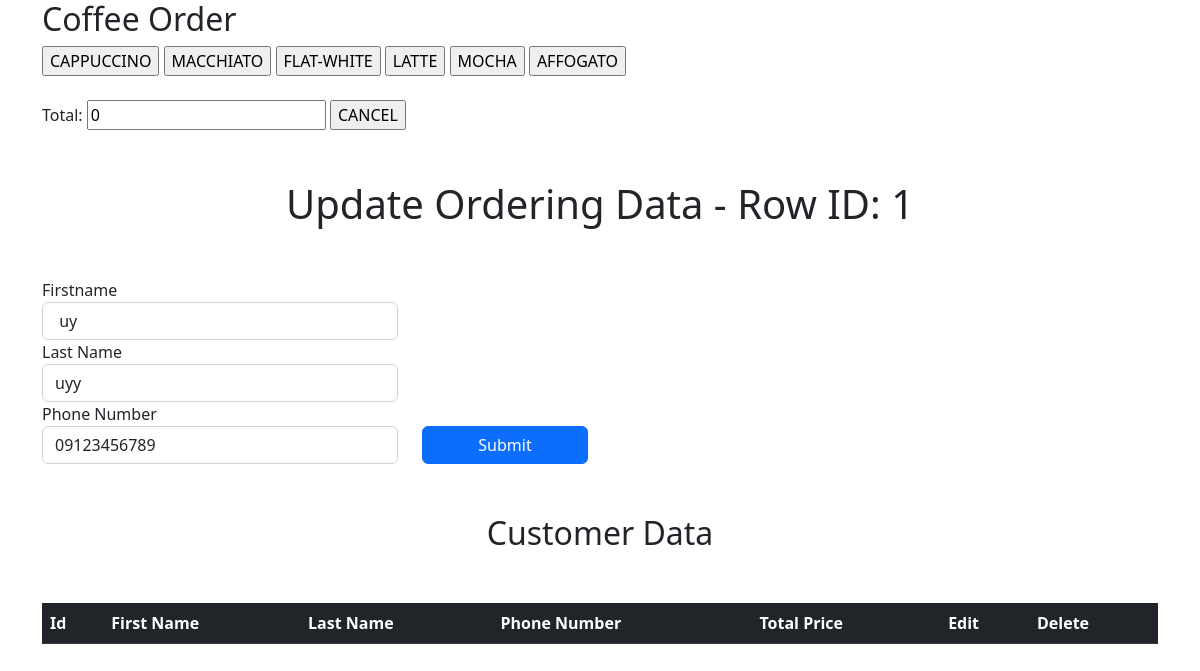
The app's page /updatedata.php?id=1 with its own data.
### tables this page shows
CREATE TABLE `customer` (
  `customer_id` int(11) NOT NULL,
  `firstname` varchar(30) NOT NULL,
  `lastname` varchar(50) NOT NULL,
  `phonenum` varchar(15) NOT NULL,
  `totalprice` decimal(8,2) NOT NULL,
  `ref_id` int(11) NOT NULL
);

### updatedata.php (the view, shortened to what this page needs)
<?php
require_once "conn.php";
if(isset($_GET['id'])){
    $id = $_GET['id'];
    $sql_query = "SELECT * FROM customer WHERE ref_id='$id'";
    $result = $conn->query($sql_query);
    $row = $result->fetch_assoc();
}
?>
<!DOCTYPE html>
<html lang="en">
<head>
    <link href="https://cdn.jsdelivr.net/npm/bootstrap@5.2.0-beta1/dist/css/bootstrap.min.css" rel="stylesheet"
>
</head>
<body>
<div class="container">
    <form name="calculator" method="post" action="<?php echo htmlspecialchars($_SERVER["PHP_SELF"]); ?>" method="post">
            <h2>Coffee Order</h2>
            <input type="button" value="CAPPUCCINO" onClick="addToTotal(130)">
            <input type="button" value="MACCHIATO" onClick="addToTotal(150)">
            <input type="button" value="FLAT-WHITE" onClick="addToTotal(140)">
            <input type="button" value="LATTE" onClick="addToTotal(120)">
            <input type="button" value="MOCHA" onClick="addToTotal(150)">
            <input type="button" value="AFFOGATO" onClick="addToTotal(160)"><br>
            <br>Total: <input type="text" id="total" name="total" value="0">
            <input type="reset" value="CANCEL">
            <h1 style="text-align: center;margin: 50px 0;">Update Ordering Data - Row ID: <?php echo $id; ?></h1>
            <div class="row">
                <div class="form-group col-lg-4">
                    <label for="">Firstname</label>
                    <input type="text" name="firstname" id="firstname" class="form-control"
                        value="<?php echo isset($row['firstname']) ? $row['firstname'] : ''; ?>" required>
                    <label for="">Last Name</label>
                    <input type="text" name="lastname" id="lastname" class="form-control"
                        value="<?php echo isset($row['lastname']) ? $row['lastname'] : ''; ?>" required>
                    <label for="">Phone Number</label>
                    <input type="text" name="phonenum" id="phonenum" class="form-control"
                        value="<?php echo isset($row['phonenum']) ? $row['phonenum'] : ''; ?>" required>
                </div>
                <div class="form-group col-lg-2" style="display: grid;align-items:  flex-end;">
                    <input type="submit" name="submit" id="submit" class="btn btn-primary">
                </div>
            </div>
        </form>
    </div>
        <div class="container">
            <h2 style="text-align: center;margin: 50px 0;">Customer Data</h2>
            <table class="table table-dark">
                <thead>
                <tr>
                    <th scope="col">Id</th>
                    <th scope="col">First Name</th>
                    <th scope="col">Last Name</th>
                    <th scope="col">Phone Number</th>
                    <th scope="col">Total Price</th>
                    <th scope="col">Edit</th>
                    <th scope="col">Delete</th>
                  </tr>
                </thead>
            </table>
        </div>
</body>
</html>

### records on screen
customer: firstname "uy", lastname "uyy", phonenum "09123456789"

### other values on screen
$id "1"
